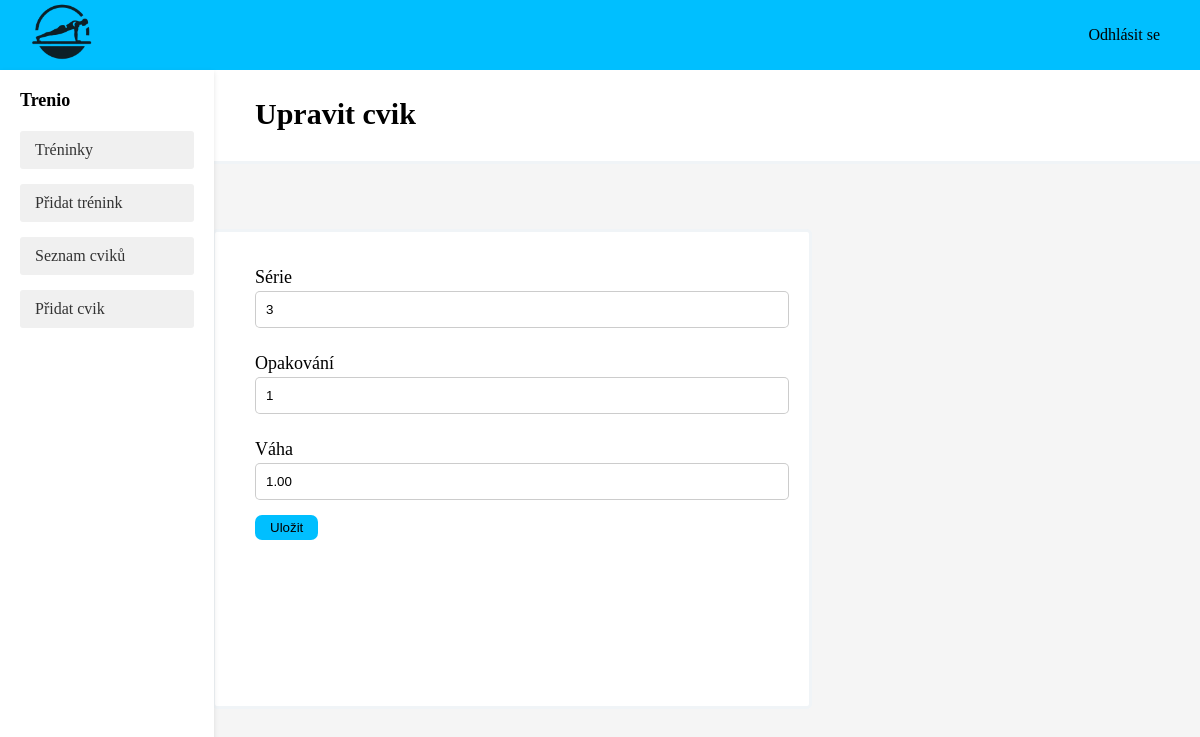
Screenshot of /admin/update_series.php?id=59&workout_id=19 (signed in) with the database file from the repository.
### tables this page shows
CREATE TABLE `series` (
  `series_id` int(11) NOT NULL,
  `repetitions` int(11) DEFAULT NULL,
  `weight` decimal(10,2) DEFAULT NULL,
  `timer` tinyint(1) DEFAULT NULL,
  `workout_exercise_id` int(11) DEFAULT NULL,
  `set_number` int(11) NOT NULL
);

### classes/Series.php (called while the page is built, shortened)
<?php
class Series
{
    public static function getSeries($connection,$series_id)
    {
        $sql = "SELECT * FROM series WHERE series_id = :series_id";
        $statement = $connection->prepare($sql);
        $statement->bindParam(':series_id', $series_id, PDO::PARAM_INT);
        try {
            if ($statement->execute()) {
                return $statement->fetch();
            } else {
                throw new Exception("Chyba při získávání sérií");
            }
        } catch (Exception $e) {
            error_log("Chyba při získávání sérií\n", 3, "../errors/error.log");
            echo "Typ chyby: " . $e->getMessage();
        }
    }
}

### admin/update_series.php (the view, shortened to what this page needs)
<?php
require "../classes/Database.php";
require "../classes/Series.php";
$database = new Database();
$connection = $database->connectionDatabase();
if ( isset($_GET["id"]) and is_numeric($_GET["id"]) ) {
    $series =  Series::getSeries($connection, $_GET["id"]) ;
} else {
    $series = null;
}
if ($series) {
    $sets = $series['set_number'];
    $reps = $series['repetitions'];
    $weight = $series['weight'];
} else {
    die("Série nebyla nalezena");
}
?>
<!DOCTYPE html>
<html lang="en">
<head>
    <link rel="stylesheet" href="../css/general.css">
    <link rel="stylesheet" href="../css/header.css">
    <link rel="stylesheet" href="../css/update_series.css">
    <link href='https://unpkg.com/boxicons@2.1.4/css/boxicons.min.css' rel='stylesheet'>
</head>
<body>
<?php require "../assets/admin_header.php"; ?>
<main>
    <section class="main-heading">
        <h1>Upravit cvik</h1>
    </section>
    <section class="wrapper">
        <form method="POST">
            <label for="set_number">Série</label>
                <input  type="number"
                        name="set_number"
                        placeholder="serie"
                        value="<?= htmlspecialchars($sets)  ?>"
                        required><br>
            <label for="repetitions">Opakování</label>
                <input  type="number"
                        name="repetitions"
                        placeholder="opakování"
                        value="<?= htmlspecialchars($reps)  ?>"
                        required><br>
            <label for="weight">Váha</label>
                <input  type="number"
                        name="weight"
                        placeholder="váha"
                        value="<?= htmlspecialchars($weight)  ?>"
                        required><br>
            <input class="submit" type="submit" value="Uložit">
        </form>
    </section>
</main>
</body>
</html>

### css/general.css (style rules this page uses)
* { padding: 0; margin: 0; box-sizing: border-box; }

### css/update_series.css (style rules this page uses)
main { min-height: 100vh; background: #f5f5f5 ; }
.main-heading { display: flex; align-items: center; background: white; margin-bottom: 20px; border-bottom:3px solid #f0f4f7 ; padding-top: 67px; padding-left: 230px; }
.main-heading h1 { text-align: left; margin-left: 25px; padding-bottom: 30px; padding-top: 30px; color: rgb(0, 0, 0); font-size: 30px; }
.wrapper { display: flex; justify-content: left; align-items: center; height: 570px; margin-left: 212px; }
form { width: 80%; height: 60vh; max-width: 600px; padding: 20px; border: 3px solid #f0f4f7; border-radius: 5px; background: white; padding-left: 40px; }
form label { display: block; margin-top: 15px; font-size: 18px; margin-bottom: 3px; }
form input[type="number"], form textarea { width: 100%; padding: 10px; margin-bottom: 10px; border: 1px solid rgb(0,0,0,0.2); border-radius: 5px; box-sizing: border-box; }
.submit { background: deepskyblue; color: black; border: none; border-radius: 7px; padding: 5px 15px; cursor: pointer; margin-top: 5px; }

### rows the page displays
series: set_number "3", repetitions "1", weight "1.00"
